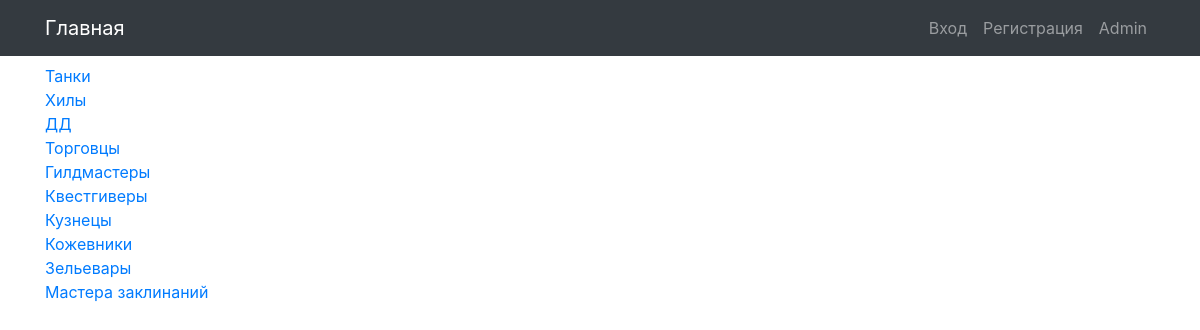
The page /category on the database its author committed.
### ads/models.py (models this page shows, shortened)
class Category(models.Model):
    name = models.CharField(max_length=64, unique=True)
    subscribers = models.ManyToManyField(User, blank=True, related_name="users")
    class Meta:
        verbose_name = 'Категория'
        verbose_name_plural = 'Категории'

### ads/views.py (the view)
# urls.py: path('category', views.CategoryList.as_view(), name='category_list'),
class CategoryList(ListView):
    model = Category
    context_object_name = 'category_list'
    template_name = 'cat-list.html'

### templates/cat-list.html
{% extends 'default.html' %}
{% block content %}
{% for category in category_list %}
    <a href="{% url 'category' category.id %}"> {{category.name}}</a><br>
{% endfor %}
{% endblock content %}

### rows shown on the page
Category: name "Танки"
Category: name "Хилы"
Category: name "ДД"
Category: name "Торговцы"
Category: name "Гилдмастеры"
Category: name "Квестгиверы"
Category: name "Кузнецы"
Category: name "Кожевники"
Category: name "Зельевары"
Category: name "Мастера заклинаний"
